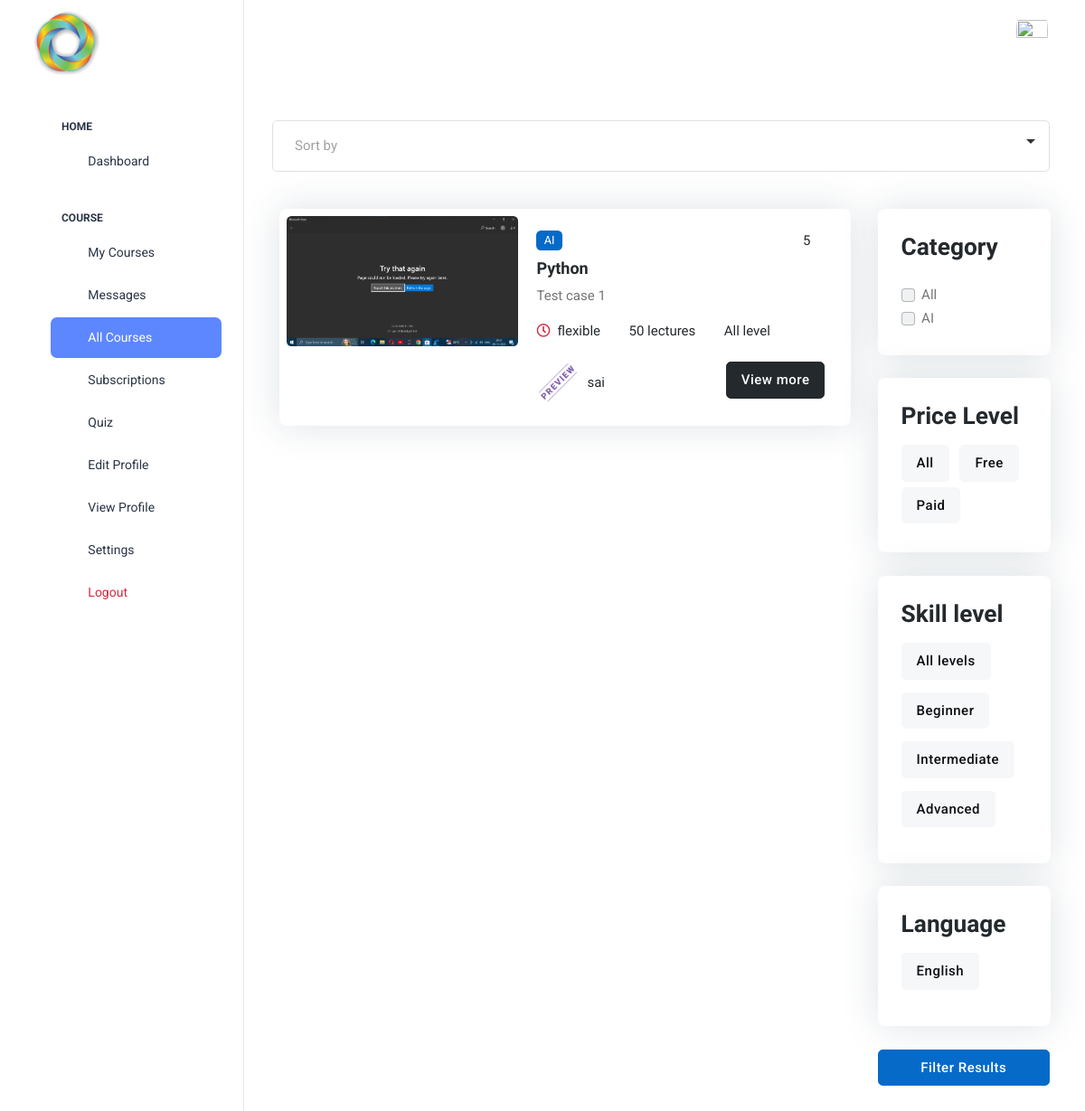
The page /beta/courses/ on the database its author committed.
### base/models.py (models this page shows)
class Course(models.Model):
    COURSE_LEVELS = [
        ('Beginner', 'Beginner'),
        ('Intermediate', 'Intermediate'),
        ('Advanced', 'Advanced'),
        ('All Level', 'All level'),
    ]
    ratingChoices=[
        ('0',0),
        ('1',1),
        ('2',2),
        ('3',3),
        ('4',4),
        ('5',5)
    ]
    course_level=models.CharField(
        max_length=20,
        choices=COURSE_LEVELS,
        default='all',
    )
    course_createdon=models.DateTimeField(auto_now_add=True)
    video=models.FileField(upload_to='static/course_videos')
    course_category=models.CharField(max_length=200)
    course_name=models.CharField(max_length=200)
    course_instructor=models.ForeignKey(CustomUser,on_delete=models.CASCADE)
    course_description=models.TextField()
    course_rating=models.CharField(choices=ratingChoices ,default=5 ,max_length=3)
    course_price=models.FloatField(default=0)
    course_duration=models.CharField(max_length=30)
    course_image=models.ImageField(upload_to='static/course_images')
    lectures=models.IntegerField(default=0)
    def __str__(self):
        return self.course_name

class CustomUser(AbstractUser):
    email=models.CharField(max_length=80,unique=True)
    profilepic=models.ImageField(upload_to='static/profile_pics',null=True)
    userfor=models.CharField(max_length=20,default='')
    token=models.CharField(default=False,max_length=256)
    def __str__(self):
        return self.username

### betaadmin/views.py (the view)
# urls.py: path('courses/',courses,name='courses'),
def courses(request):
    course_details=Course.objects.all()
    category=[]
    for i in course_details:
        if i.course_category in category:
            continue
        else:
            category.append(i.course_category)
    return render(request,'beta_admin/courses.html',{'course':course_details,'categories':category})

### templates/beta_admin/courses.html (shortened to what this page needs)
<!doctype html>
<html lang="en">
{% load static %}
<head>
  <link rel="stylesheet" href="{% static 'login/assets/css/styles.min.css' %}" />
  <link rel="stylesheet" type="text/css" href="{% static 'assets/css/style.css' %}">
  <link rel="stylesheet" type="text/css" href="{% static 'assets/vendor/font-awesome/css/all.min.css' %}">
 <link rel="stylesheet" type="text/css" href="{% static 'assets/vendor/bootstrap-icons/bootstrap-icons.css' %}">
   <link rel="stylesheet" type="text/css" href="{% static 'assets/vendor/choices/css/choices.min.css' %}">
 <link rel="stylesheet" type="text/css" href="{% static 'assets/vendor/aos/aos.css' %}">
  </head>
<body>
  <div class="page-wrapper" id="main-wrapper" data-layout="vertical" data-navbarbg="skin6" data-sidebartype="full"
    data-sidebar-position="fixed" data-header-position="fixed">
    <aside class="left-sidebar">
      <div>
        <div class="brand-logo d-flex align-items-center justify-content-between">
          <a href="{% url 'beta' %}" class="text-nowrap logo-img">
            <img src="{% static 'assets/images/icon.png' %}" width="100px" alt="" />
          </a>
        </div>
        <nav class="sidebar-nav scroll-sidebar" data-simplebar="">
          <ul id="sidebarnav">
            <li class="nav-small-cap">
              <span class="hide-menu">Home</span>
            </li>
            <li class="sidebar-item">
              <a class="sidebar-link" href="{% url 'dashboard' %}" aria-expanded="false">
                <span>
                  <i class="ti ti-layout-dashboard"></i>
                </span>
                <span class="hide-menu">Dashboard</span>
              </a>
            </li>
            <li class="nav-small-cap">
              <span class="hide-menu">Course</span>
            </li>
            <li class="sidebar-item">
              <a class="sidebar-link" href="{% url 'mycourses' %}" aria-expanded="false">
                <span>
                  <i class="ti ti-bookmark"></i>
                </span>
                <span class="hide-menu">My Courses</span>
              </a>
            </li>
            <li class="sidebar-item">
              <a class="sidebar-link" href="{% url 'messages' %}" aria-expanded="false">
                <span>
                  <i class="ti ti-messages"></i>
                </span>
                <span class="hide-menu">Messages</span>
              </a>
            </li>
            <li class="sidebar-item">
              <a class="sidebar-link" href="{% url 'courses' %}" aria-expanded="false">
                <span>
                  <i class="ti ti-article"></i>
                </span>
                <span class="hide-menu">All Courses</span>
              </a>
            </li>
             <li class="sidebar-item">
              <a class="sidebar-link" href="{% url 'subscription' %}" aria-expanded="false">
                <span>
                  <i class="ti ti-alert-circle"></i>
                </span>
                <span class="hide-menu">Subscriptions</span>
              </a>
            </li>
            <li class="sidebar-item">
              <a class="sidebar-link" href="{% url 'quiz' %}" aria-expanded="false">
                <span>
                  <i class="ti ti-cards"></i>
                </span>
                <span class="hide-menu">Quiz</span>
              </a>
            </li>
            <li class="sidebar-item">
              <a class="sidebar-link" href="{% url 'editprofile' %}" aria-expanded="false">
                <span>
                  <i class="ti ti-edit"></i>
                </span>
                <span class="hide-menu">Edit Profile</span>
              </a>
            </li>
            <li class="sidebar-item">
              <a class="sidebar-link" href="{% url 'viewprofile' request.user.id %}" aria-expanded="false">
                <span>
                  <i class="ti ti-user"></i>
                </span>
                <span class="hide-menu">View Profile</span>
              </a>
            </li>
            <li class="sidebar-item">
              <a class="sidebar-link" href="{% url 'settings' %}" aria-expanded="false">
                <span>
                  <i class="ti ti-settings"></i>
                </span>
                <span class="hide-menu">Settings</span>
              </a>
            </li>
            <li class="sidebar-item">
              <a class="sidebar-link text-danger bg-danger-soft-hover" href="{% url 'logout' %}" aria-expanded="false">
                <span>
                  <i class="ti ti-logout"></i>
                </span>
                <span class="hide-menu">Logout</span>
              </a>
            </li>
          </ul>
        </nav>
      </div>
    </aside>
    <div class="body-wrapper">
      <header class="app-header">
        <nav class="navbar navbar-expand-lg navbar-light">
          <div class="navbar-collapse justify-content-end px-0" id="navbarNav">
            <ul class="navbar-nav flex-row ms-auto align-items-center justify-content-end">
              <li class="nav-item dropdown">
                <a class="nav-link nav-icon-hover" href="javascript:void(0)" id="drop2" data-bs-toggle="dropdown"
                  aria-expanded="false">
                  <img src="{% if request.user.profilepic == '' %}{% static 'assets/images/avatar/01.png' %}{% else %}{{ request.user.profilepic.url }}{% endif %}" alt="" width="35" height="35" class="rounded-circle">
                </a>
              </li>
            </ul>
          </div>
        </nav>
      </header>
      <div class="container-fluid">
            <link rel="stylesheet" type="text/css" href="{% static 'assets/vendor/font-awesome/css/all.min.css' %}">
    <link rel="stylesheet" href="https://cdn.jsdelivr.net/npm/bootstrap-icons@1.11.1/font/bootstrap-icons.css">
          </head>
          <body>
<section class="pb-0 py-sm-5">
	<div class="container">
		<div class="row g-3 align-items-center mb-4">
			<div class="col-md-12">
				<div class="row g-3 align-items-center justify-content-md-end me-auto">
					<form class="col-m-4 border rounded p-1 input-borderless">
						<select class="form-select js-choice z-index-9" aria-label=".form-select-sm">
							<option value="">Sort by</option>
						</select>
					</form>
				</div>
			</div>
		</div>
		<div class="row">
			<div class="col-xl-9 col-xxl-8">
				<div class="row g-4">
                    {% for cour in course %}
					<div class="col-12">
						<div class="card shadow overflow-hidden p-2">
							<div class="row g-0">
								<div class="col-md-5 overflow-hidden">
									<img src="{{cour.course_image.url}}" class="rounded-2" alt="Card image">
								</div>
								<div class="col-md-7">
									<div class="card-body">
										<div class="d-flex justify-content-between align-items-center mb-2">
											<a href="#" class="badge text-bg-primary mb-2 mb-sm-0">{{cour.course_category}}</a>
											<div>
												<span class="h6 fw-light me-3"><i class="fas fa-star text-warning me-1"></i>{{cour.course_rating}}</span>
											</div>
										</div>
										<h5 class="card-title"><a href="#">{{cour}}</a></h5>
										<p class="text-truncate-2 d-none d-lg-block">{{ cour.course_description | slice:20 }}</p>
										<ul class="list-inline">
											<li class="list-inline-item h6 fw-light mb-1 mb-sm-0"><i class="far fa-clock text-danger me-2"></i>flexible</li>
											<li class="list-inline-item h6 fw-light mb-1 mb-sm-0"><i class="fas fa-table text-orange me-2"></i>{{cour.lectures}} lectures</li>
											<li class="list-inline-item h6 fw-light"><i class="fas fa-signal text-success me-2"></i>{{ cour.course_level }}</li>
										</ul>
										<div class="d-sm-flex justify-content-sm-between align-items-center">
											<div class="d-flex align-items-center">
												<div class="avatar">
													<img class="avatar-img rounded-circle" src="{% if cour.course_instructor.profilepic != '' %}{{cour.course_instructor.profilepic.url}}{% else %}{% static 'assets/images/avatar/01.png' %}{% endif %}" alt="avatar">
												</div>
												<p class="mb-0 ms-2"><a href="{% url 'viewprofile' cour.course_instructor.id %}" class="h6 fw-light">{{cour.course_instructor}}</a></p>
											</div>
											<div class="mt-3 mt-sm-0">
												<a href="#" class="btn btn-dark">View more</a>
											</div>
										</div>
									</div>
								</div>
							</div>
						</div>
					</div>
                    {% endfor %}
				</div>
			</div>
			<div class="col-lg-3 col-xxl-4">
				<div class="offcanvas-xl offcanvas-end" tabindex="-1" id="offcanvasSidebar">
					<div class="offcanvas-body p-3 p-xl-0">
						<form>
							<div class="card card-body shadow p-4 mb-4">
								<h4 class="mb-4">Category</h4>
									<div class="row">
										<div class="col-xxl-6">
											<div class="form-check">
												<input class="form-check-input" type="checkbox" value="" id="flexCheckDefault9">
												<label class="form-check-label" for="flexCheckDefault9">All</label>
											</div>
                                            {% for category in categories %}
											<div class="form-check">
												<input class="form-check-input" type="checkbox" value="" id="flexCheckDefault{{category}}">
												<label class="form-check-label" for="flexCheckDefault{{category}}">{{category}}</label>
											</div>
											{% endfor %}
										</div>
									</div>
							</div>
							<div class="card card-body shadow p-4 mb-4">
								<h4 class="mb-3">Price Level</h4>
								<ul class="list-inline mb-0">
									<li class="list-inline-item">
										<label class="btn btn-light btn-primary-soft-check" for="option1">All</label>
									</li>
									<li class="list-inline-item">
										<label class="btn btn-light btn-primary-soft-check" for="option2">Free</label>
									</li>
									<li class="list-inline-item">
										<label class="btn btn-light btn-primary-soft-check" for="option3">Paid</label>
									</li>
								</ul>
							</div>
							<div class="card card-body shadow p-4 mb-4">
								<h4 class="mb-3">Skill level</h4>
								<ul class="list-inline mb-0">
									<li class="list-inline-item mb-2">
										<label class="btn btn-light btn-primary-soft-check" for="btn-check-12">All levels</label>
									</li>
									<li class="list-inline-item mb-2">
										<label class="btn btn-light btn-primary-soft-check" for="btn-check-9">Beginner</label>
									</li>
									<li class="list-inline-item mb-2">
										<label class="btn btn-light btn-primary-soft-check" for="btn-check-10">Intermediate</label>
									</li>
									<li class="list-inline-item mb-2">
										<label class="btn btn-light btn-primary-soft-check" for="btn-check-11">Advanced</label>
									</li>
								</ul>
							</div>
							<div class="card card-body shadow p-4 mb-4">
								<h4 class="mb-3">Language</h4>
								<ul class="list-inline mb-0 g-3">
									<li class="list-inline-item mb-2">
										<label class="btn btn-light btn-primary-soft-check" for="btn-check-2">English</label>
									</li>
								</ul>
							</div>
						</form>
					</div>
					<div class="d-grid p-2 p-xl-0 bg-body text-center">
						<button class="btn btn-primary mb-0">Filter Results</button>
					</div>
				</div>
			</div>
		</div>
	</div>
</section>
  </body>
  </html>

### rows shown on the page
Course: course_image (picture), course_category "AI", course_rating "5", course_name "Python", course_description "Test case 1", lectures "50", course_level "All level", course_instructor.profilepic (picture), course_instructor "sai", categories "AI"
